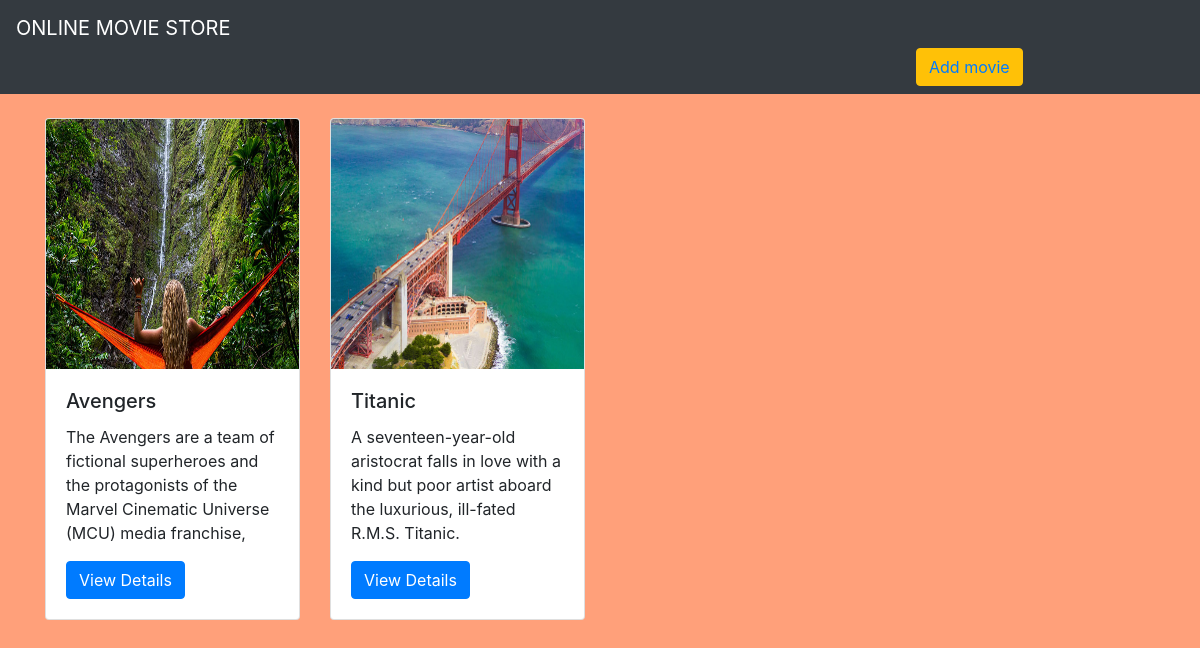
The page / on the database its author committed.
### movieapp/models.py (models this page shows, shortened)
class movie(models.Model):
    name=models.CharField(max_length=250)
    desc=models.TextField()
    year=models.IntegerField()
    image=models.ImageField(upload_to='gallery')

### movieapp/views.py (the view)
# urls.py: path('',views.index,name='index'),
def index(request):
    obj=movie.objects.all()
    context={
        'result':obj
    }
    return render(request,'index.html',context)

### template/index.html
{% extends 'base.html' %}
{% block body %}
<br>
<div class="container">
    <div class="row">
        {% for i in result %}
        <div class="col-sm-3">
            <div class="card" >
                <img class="card-img-top" src="{{i.image.url}}"  height="250" alt="Card image cap">
                     <div class="card-body">
                        <h5 class="card-title">{{i.name}}</h5>
                         <p class="card-text">{{i.desc}}</p>
                         <a href="{% url 'movieapp:detail' i.id %}" class="btn btn-primary">View Details</a>
                    </div>
            </div>
        </div>
        {% endfor %}
    </div>
</div>
{% endblock %}

### template/base.html (shortened to what this page needs)
{% load static %}
<!DOCTYPE html>
<html lang="en">
<head>
    <link rel="stylesheet" href="https://cdn.jsdelivr.net/npm/bootstrap@4.0.0/dist/css/bootstrap.min.css">
    <link rel="stylesheet" href="{% static 'style.css' %}">
</head>
<body>
<nav class="navbar navbar-dark bg-dark">
  <a class="navbar-brand" href="#">
    ONLINE MOVIE STORE
  </a>
   {% if  request.path == '/' %}
    <div class="btn btn-warning" style= "margin-left:900px">
        <a href="{% url 'movieapp:add_movie'%}">Add movie</a>
    </div>
    {% endif %}
</nav>
{% block body %}
{% endblock %}
</body>
</html>

### static/style.css (style rules this page uses)
body { background-color:LightSalmon; }

### rows shown on the page
movie: image (picture), name "Avengers", desc "The Avengers are a team of fictional superheroes and the protagonists of the Marvel Cinematic Universe (MCU) media franchise,"
movie: image (picture), name "Titanic", desc "A seventeen-year-old aristocrat falls in love with a kind but poor artist aboard the luxurious, ill-fated R.M.S. Titanic."
